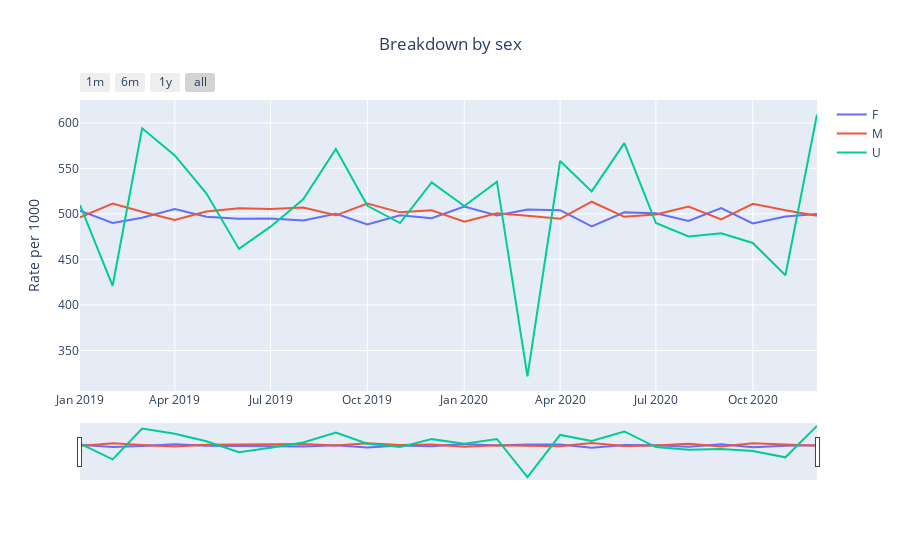

Notebook source saved alongside this figure:
### Code cell
plot_measures(measures_df_by_sex, title='Breakdown by sex',measure_id='measure_1', column_to_plot='rate', category='sex', y_label='Rate per 1000')
